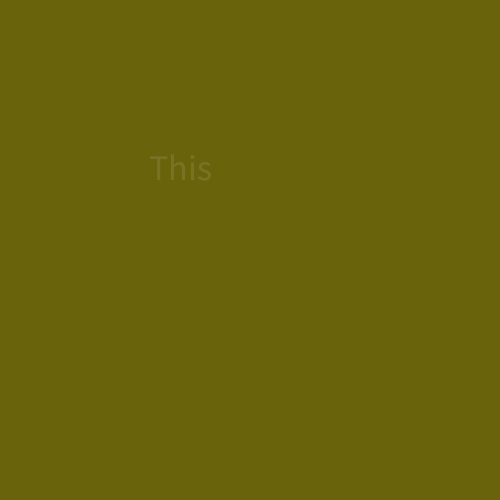
Frame 1 (no input)
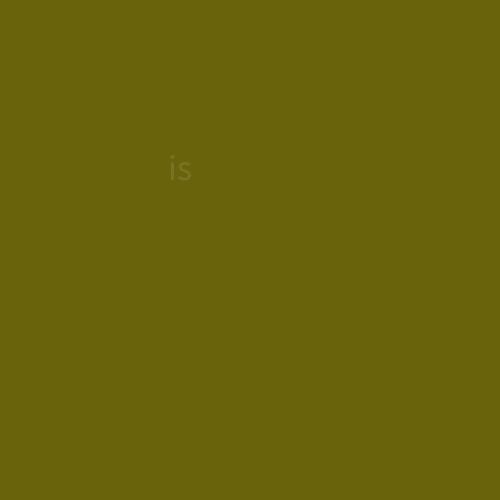
Frame 60 (the mouse pressed at the canvas centre just before this capture)
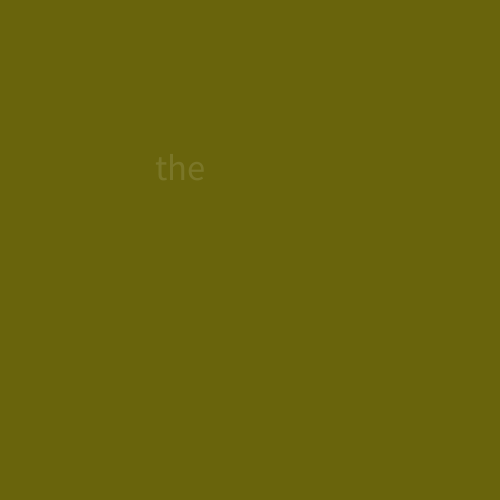
Frame 120 (the mouse held since frame 60 and released just before this capture)

The Processing sketch that drew these frames (run headless with seeded random() and noise(); from frame 60 on, the mouse is pressed at the canvas centre):

// Processing sketch: Text_Highlighter
// ── Text_Highlighter.pde
String text = "This is the test";
float timeInterval;
float timePast;
int startA=25;
int alphaValue = startA;
int fadeIn= 4;
String[] list = split(text, ' ');
int index = 0;
void setup() {
  frameRate(25);
  size(500, 500);
  timePast = millis();
  timeInterval = 2000.0f;
  
}

void draw() {
  background(105, 100, 12); 
  //for (int i = 0; i < list.length; i++) {

  //if (millis() < timeInterval + timePast) {
  print(alphaValue);
  print(" ");
  fill(255, 255, 255, alphaValue);
  int min = 36;
  int max = 72;
  textSize(map(alphaValue,startA,255,min,max));
  textAlign(CENTER);
  text(list[index], 180, 180);
  if (alphaValue < 255) {
    alphaValue +=  fadeIn;
  } 
  
  else {
    timePast = millis();
    index++;
    alphaValue = startA;
    if(index>= list.length){
     index=0; 
    }
  }
}
